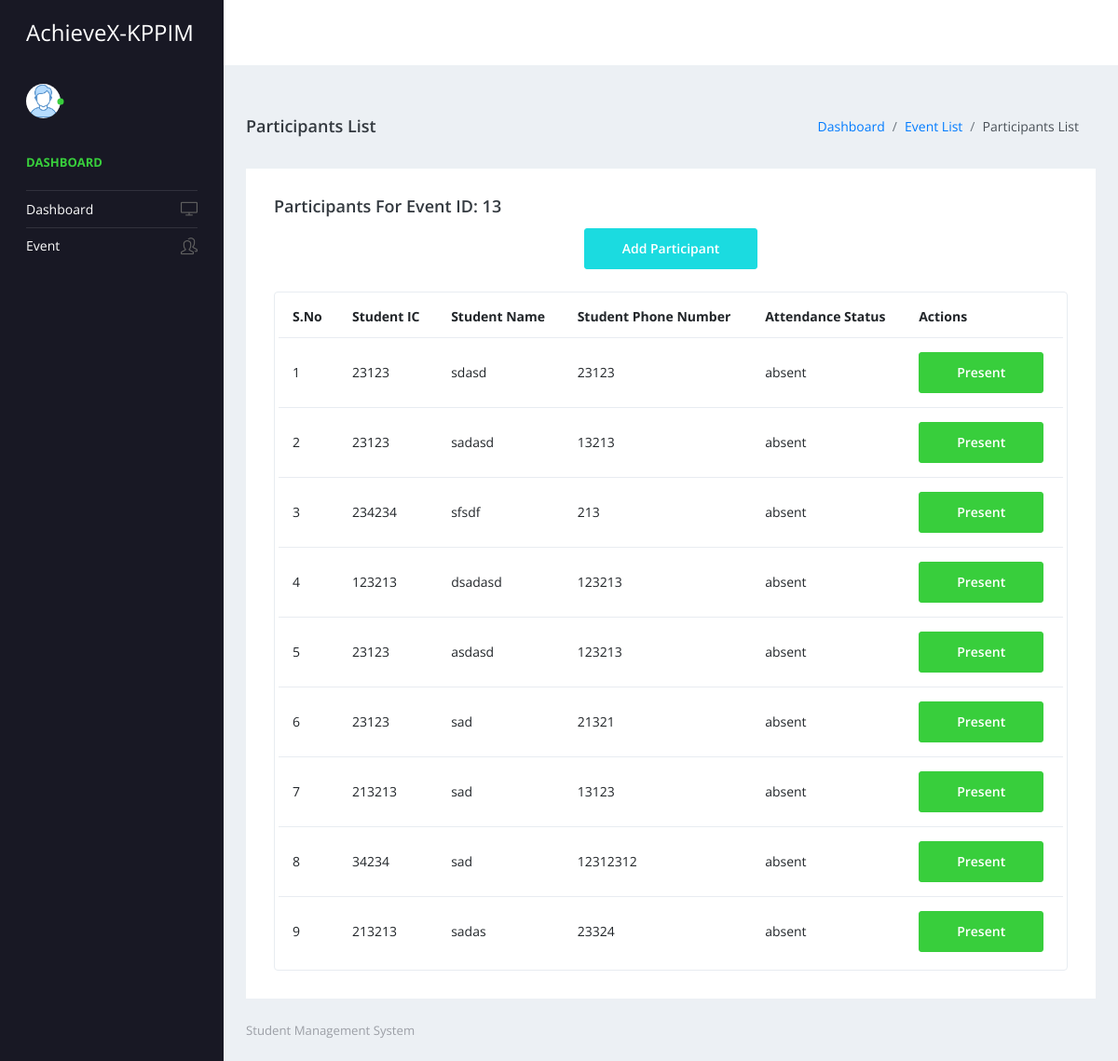
/user/participant-list.php?event_id=13 (signed in), run on the app's committed database.
### tables this page shows
CREATE TABLE `tblparticipant` (
  `ID` int(11) NOT NULL,
  `studentIC` varchar(50) NOT NULL,
  `studentName` varchar(100) NOT NULL,
  `studentPhoneNumber` varchar(20) NOT NULL,
  `eventID` int(11) NOT NULL,
  `attendanceStatus` varchar(10) DEFAULT 'absent'
);

### user/participant-list.php (the view, shortened to what this page needs)
<?php
include('includes/dbconnection.php');
if (isset($_GET['event_id'])) {
    $event_id = $_GET['event_id'];
} else {
    header('location:event-list.php');
    exit;
}
$sql = "SELECT * FROM tblparticipant WHERE eventID = :eventID";
$queryz = $dbh->prepare($sql);
$queryz->bindParam(':eventID', $event_id, PDO::PARAM_INT);
try {
    $queryz->execute();
    $resultsz = $queryz->fetchAll(PDO::FETCH_OBJ);
} catch (PDOException $e) {
    echo "Error: " . $e->getMessage();
    exit;
}
?>
<!DOCTYPE html>
<html lang="en">
<head>
    <link rel="stylesheet" href="vendors/simple-line-icons/css/simple-line-icons.css">
    <link rel="stylesheet" href="vendors/flag-icon-css/css/flag-icon.min.css">
    <link rel="stylesheet" href="vendors/css/vendor.bundle.base.css">
    <link rel="stylesheet" href="css/style.css">
</head>
<body>
    <div class="container-scroller">
        <?php include_once('includes/header.php'); ?>
        <div class="container-fluid page-body-wrapper">
            <?php include_once('includes/sidebar.php'); ?>
            <div class="main-panel">
                <div class="content-wrapper">
                    <div class="page-header">
                        <h3 class="page-title">Participants List</h3>
                        <nav aria-label="breadcrumb">
                            <ol class="breadcrumb">
                                <li class="breadcrumb-item"><a href="dashboard.php">Dashboard</a></li>
                                <li class="breadcrumb-item"><a href="event-list.php">Event List</a></li>
                                <li class="breadcrumb-item active" aria-current="page">Participants List</li>
                            </ol>
                        </nav>
                    </div>
                    <div class="row">
                        <div class="col-12 grid-margin stretch-card">
                            <div class="card">
                                <div class="card-body">
                                    <h4 class="card-title">Participants for Event ID: <?php echo htmlentities($event_id); ?></h4>
                                    <div class="mb-4 text-center">
                                        <a href="register-participate.php?event_id=<?php echo htmlentities($event_id); ?>" class="btn btn-primary">Add Participant</a>
                                    </div>
                                    <div class="table-responsive border rounded p-1">
                                        <table class="table">
                                            <thead>
                                                <tr>
                                                    <th class="font-weight-bold">S.No</th>
                                                    <th class="font-weight-bold">Student IC</th>
                                                    <th class="font-weight-bold">Student Name</th>
                                                    <th class="font-weight-bold">Student Phone Number</th>
                                                    <th class="font-weight-bold">Attendance Status</th>
                                                    <th class="font-weight-bold">Actions</th>
                                                </tr>
                                            </thead>
                                            <tbody>
                                                <?php
                                                $cnt = 1;
                                                if ($queryz->rowCount() > 0) {
                                                    foreach ($resultsz as $row) {
                                                        $studentIC = isset($row->studentIC) ? htmlentities($row->studentIC) : '';
                                                        $studentName = isset($row->studentName) ? htmlentities($row->studentName) : '';
                                                        $studentPhoneNumber = isset($row->studentPhoneNumber) ? htmlentities($row->studentPhoneNumber) : '';
                                                        $attendanceStatus = isset($row->attendanceStatus) ? htmlentities($row->attendanceStatus) : '';
                                                        echo "<tr>";
                                                        echo "<td>" . htmlentities($cnt) . "</td>";
                                                        echo "<td>" . $studentIC . "</td>";
                                                        echo "<td>" . $studentName . "</td>";
                                                        echo "<td>" . $studentPhoneNumber . "</td>";
                                                        echo "<td>" . $attendanceStatus . "</td>";
                                                        echo "<td>";
                                                        echo "<form action='update-attendance.php' method='POST'>";
                                                        if ($attendanceStatus == 'present') {
                                                            echo "<button type='submit' name='attendance' value='absent' class='btn btn-danger'>Absent</button>";
                                                        } else {
                                                            echo "<button type='submit' name='attendance' value='present' class='btn btn-success'>Present</button>";
                                                        }
                                                        echo "</form>";
                                                        echo "</td>";
                                                        echo "</tr>";
                                                        $cnt++;
                                                    }
                                                } else {
                                                    echo '<tr><td colspan="6">No participants found</td></tr>';
                                                }
                                                ?>
                                            </tbody>
                                        </table>
                                    </div>
                                </div>
                            </div>
                        </div>
                    </div>
                </div>
                <?php include_once('includes/footer.php'); ?>
            </div>
        </div>
    </div>
</body>
</html>

### data on the page
tblparticipant: studentIC "23123", studentName "sdasd", studentPhoneNumber "23123", attendanceStatus "absent", shows "Present"
tblparticipant: studentIC "23123", studentName "sadasd", studentPhoneNumber "13213", attendanceStatus "absent", shows "Present"
tblparticipant: studentIC "234234", studentName "sfsdf", studentPhoneNumber "213", attendanceStatus "absent", shows "Present"
tblparticipant: studentIC "123213", studentName "dsadasd", studentPhoneNumber "123213", attendanceStatus "absent", shows "Present"
tblparticipant: studentIC "23123", studentName "asdasd", studentPhoneNumber "123213", attendanceStatus "absent", shows "Present"
tblparticipant: studentIC "23123", studentName "sad", studentPhoneNumber "21321", attendanceStatus "absent", shows "Present"
tblparticipant: studentIC "213213", studentName "sad", studentPhoneNumber "13123", attendanceStatus "absent", shows "Present"
tblparticipant: studentIC "34234", studentName "sad", studentPhoneNumber "12312312", attendanceStatus "absent", shows "Present"
tblparticipant: studentIC "213213", studentName "sadas", studentPhoneNumber "23324", attendanceStatus "absent", shows "Present"

### other printed values
$event_id "13"
